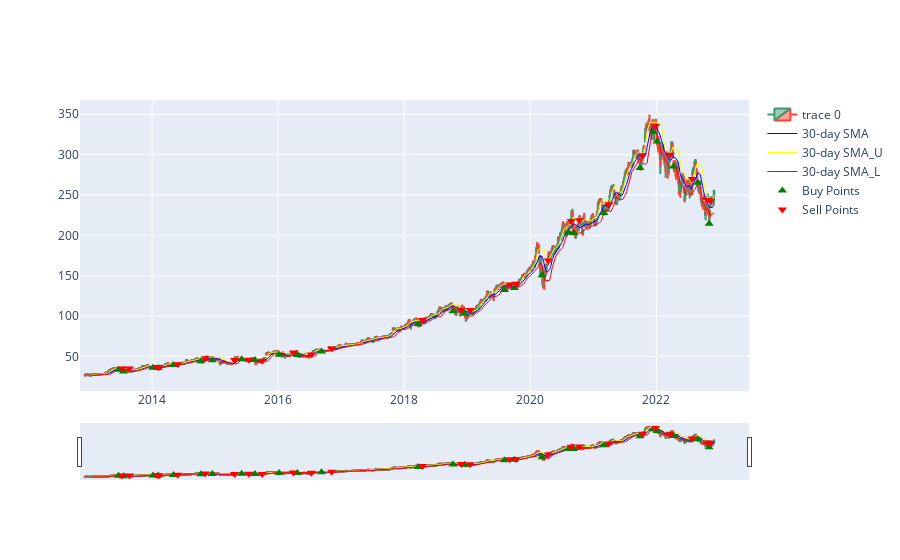

The code cell stored with this chart in its notebook:
### Code cell
fig.add_trace(go.Scatter(
    x=buydates,
    y=buyprices,
    mode='markers',
    marker=dict(size=8, color='green', symbol='triangle-up'),
    name="Buy Points"
))

fig.add_trace(go.Scatter(
    x=selldates,
    y=sellprices,
    mode='markers',
    marker=dict(size=8, color='red', symbol='triangle-down'),
    name="Sell Points"
))


fig.show()

### Figure 1 — Plotly figure (JSON) as saved in the notebook; plotly's stock layout.template omitted (floating-point values rounded to 4 significant figures; data arrays with more than 128 entries replaced by an {"elided": "..."} marker saying what was removed)
{"data": [{"close": {"elided": "2515 float values"}, "high": {"elided": "2515 float values"}, "low": {"elided": "2515 float values"}, "open": {"elided": "2515 float values"}, "type": "candlestick", "x": {"elided": "2515 str values"}}, {"line": {"color": "blue", "width": 1}, "mode": "lines", "name": "30-day SMA", "type": "scatter", "x": {"elided": "2515 str values"}, "y": {"elided": "2515 float values"}}, {"line": {"color": "yellow", "width": 1}, "mode": "lines", "name": "30-day SMA_U", "type": "scatter", "x": {"elided": "2515 str values"}, "y": {"elided": "2515 float values"}}, {"line": {"color": "red", "width": 1}, "mode": "lines", "name": "30-day SMA_L", "type": "scatter", "x": {"elided": "2515 str values"}, "y": {"elided": "2515 float values"}}, {"marker": {"color": "green", "size": 8, "symbol": "triangle-up"}, "mode": "markers", "name": "Buy Points", "type": "scatter", "x": ["2013-06-20T00:00:00", "2013-07-19T00:00:00", "2014-01-06T00:00:00", "2014-02-05T00:00:00", "2014-05-05T00:00:00", "2014-10-10T00:00:00", "2014-12-16T00:00:00", "2015-06-04T00:00:00", "2015-08-20T00:00:00", "2016-01-07T00:00:00", "2016-04-22T00:00:00", "2016-09-09T00:00:00", "2018-03-22T00:00:00", "2018-10-11T00:00:00", "2018-12-17T00:00:00", "2019-08-05T00:00:00", "2019-10-02T00:00:00", "2020-03-09T00:00:00", "2020-08-11T00:00:00", "2020-09-08T00:00:00", "2021-03-03T00:00:00", "2021-09-28T00:00:00", "2021-12-14T00:00:00", "2022-01-05T00:00:00", "2022-04-11T00:00:00", "2022-08-29T00:00:00", "2022-11-03T00:00:00"], "y": [33.49, 31.4, 36.13, 35.82, 39.43, 44.03, 45.16, 46.36, 45.66, 52.17, 51.78, 56.21, 89.79, 105.9, 102.9, 132.2, 134.6, 150.6, 203.4, 202.7, 227.6, 283.5, 328.3, 316.4, 285.3, 265.2, 214.2]}, {"marker": {"color": "red", "size": 8, "symbol": "triangle-down"}, "mode": "markers", "name": "Sell Points", "type": "scatter", "x": ["2013-07-11T00:00:00", "2013-08-23T00:00:00", "2014-01-31T00:00:00", "2014-02-11T00:00:00", "2014-05-30T00:00:00", "2014-11-05T00:00:00", "2015-04-24T00:00:00", "2015-07-16T00:00:00", "2015-10-01T00:00:00", "2016-03-30T00:00:00", "2016-07-11T00:00:00", "2016-11-07T00:00:00", "2018-04-17T00:00:00", "2018-11-28T00:00:00", "2019-01-18T00:00:00", "2019-09-05T00:00:00", "2019-10-11T00:00:00", "2020-04-14T00:00:00", "2020-08-26T00:00:00", "2020-10-12T00:00:00", "2021-04-01T00:00:00", "2021-10-14T00:00:00", "2021-12-27T00:00:00", "2022-03-22T00:00:00", "2022-07-28T00:00:00", "2022-10-24T00:00:00", "2022-11-11T00:00:00"], "y": [35, 35.17, 36.95, 36.88, 40.45, 47.8, 45.66, 46.01, 44.75, 54.93, 52.5, 59.78, 95, 107.9, 107.5, 139.1, 140.1, 169, 217.9, 218.8, 238.5, 299.2, 335.5, 299.8, 269.8, 243.8, 243.0]}], "layout": {"xaxis": {"rangeslider": {"visible": true}}}}
